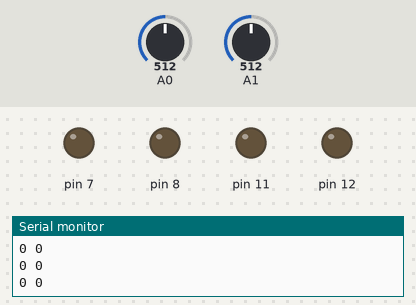
The sketch below on a simulated Arduino Uno, built with avr-gcc and run on an emulated ATmega328P. On the bench: output pins drawn as LEDs (lit = HIGH), the last lines printed to the serial monitor. The test bench sets the inputs (shaded band); at power-on: A0 = 512, A1 = 512.

Above: at 3.2 s.
3.3 s: A0 set to 716
At 3.9 s:
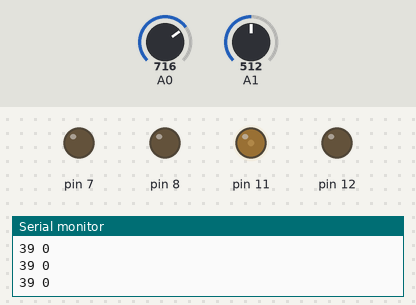
4.8 s: A1 set to 716
At 6.0 s:
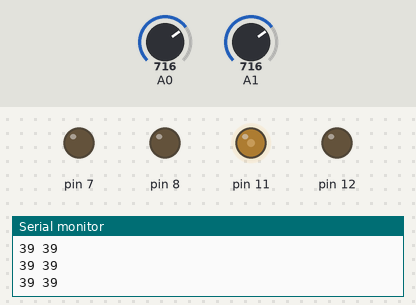
6.3 s: A1 set to 511
At 7.5 s:
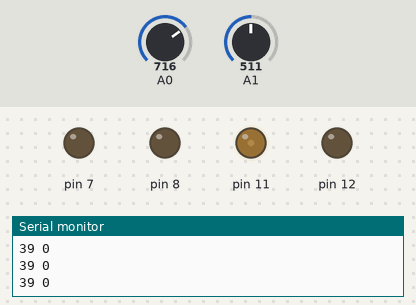
7.8 s: A0 set to 900
At 8.6 s:
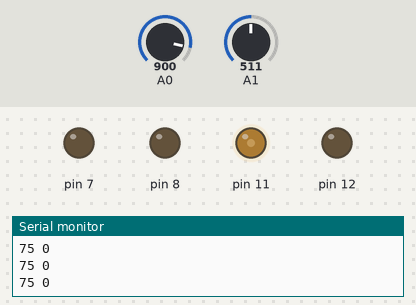
Timing chart, 0 to 10.3 s (numbered marks = the images above; inputs shaded):
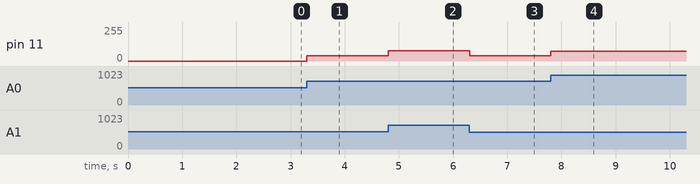

The sketch:

rc_control.ino
```cpp
#include "Joystick.h"
#include "Motor2PWM.h"

// maxPWM not 255 because DBH-12V motor driver requires <98% demand cycle
#define maxPWM 100
Joystick jsA(A0, maxPWM);
Joystick jsB(A1, maxPWM);

Motor motorA(11, 12, maxPWM);
Motor motorB(7, 8, maxPWM);

void setup() {
  Serial.begin(9600);
  //while(!Serial);

  Serial.println(jsA.calibrate());
  Serial.println(jsB.calibrate());
  delay(500);
  motorA.drive(0);
  motorB.drive(0);
  delay(500);

}

void loop() {
  int straight = jsA.read();
  int turn = jsB.read();

  motorA.drive(straight + turn);
  motorB.drive(straight - turn);

  Serial.println(String(straight) + ' ' + String(turn));
}
```

Joystick.cpp
```cpp
#include "Arduino.h"
#include "Joystick.h"

Joystick::Joystick(int pin, int max) {
  this->pin = pin;
  pinMode(pin, INPUT);

  this->idle = 513;
  this->tally = 0;
  this->max = max;
  this->rate = .05;
}

int Joystick::calibrate(int reps) {
  if(reps < 1)
    return -1;

  int sum = 0;
  for(int i=0; i<reps; i++) {
    sum += analogRead(pin);
    delay(100);
  }

  return idle = sum/reps;
}

float Joystick::read() {
  return (analogRead(pin) - idle)/513.*max;
}

float Joystick::total() {
  float val = rate*this->read();
  if(abs(val) > rate*.1) {
    tally += val;
    if(abs(tally) > max)
      tally = tally/abs(tally) * max;
  }

  return tally;
}

void Joystick::setMax(float max) {
  this->max = max;
}

void Joystick::setRate(float rate) {
  this->rate = rate;
}

int Joystick::getIdle() {
  return idle;
}
```

Joystick.h
```cpp
#ifndef Joystick_h
#define Joystick_h
#include "Arduino.h"

class Joystick {
public:
  Joystick(int pin, int max = 100);

  // Run once in setup
  int calibrate(int reps = 5);

  // Returns -max to max based on current joystick measurement
  float read();

  // Returns -max to max based on summed joystick measurement. Must be run consistently to keep tally
  float total();

  void setMax(float max);
  void setRate(float rate);
  int getIdle();

private:
  int pin;
  int idle;
  float tally;
  float max;
  float rate;
};

#endif
```

Motor2PWM.cpp
```cpp
#include "Arduino.h"
#include "Motor2PWM.h"

Motor::Motor(int PWM1, int PWM2, int maxPWM) {
  // Pins
  this->PWM1 = PWM1;
  this->PWM2 = PWM2;

  this->maxPWM = maxPWM;

  pinMode(PWM1, OUTPUT);
  pinMode(PWM2, OUTPUT);

  // Initial Direction, Power
  this->PWM = PWM1;
  //analogWrite(PWM, 0); // This line ensures cosntant 0 PWM output on nano 33 ble, not sure why
}

void Motor::setPWM(int newPWM){
  analogWrite(PWM, min(abs(newPWM), maxPWM));
}

void Motor::run(int time){
  delay(time);
  analogWrite(PWM, 0);
}

void Motor::toggleDir(){
  if(PWM==PWM1)
    writeDir(0);
  else
    writeDir(1);
}

void Motor::setDir(bool newDir) {
  if((PWM==PWM1) != newDir)
      if(newDir)
        writeDir(1);
      else
        writeDir(0);
}

void Motor::drive(int target) {
  this->setDir(target>0);
  this->setPWM(min(abs(target), maxPWM));
}

void Motor::writeDir(bool dir) {
  if(dir) {
    PWM = PWM1;
    analogWrite(PWM2, 0);
  }
  else {
    PWM = PWM2;
    analogWrite(PWM1, 0);
  }
}
```

Motor2PWM.h
```cpp
#ifndef Motor2PWM_h
#define Motor2PWM_h
#include "Arduino.h"

class Motor {
public:
  Motor(int PWM1, int PWM2, int maxPWM = 255); // Constructor

  void setPWM(int newPWM);
  void run(int time);
  void toggleDir();
  void setDir(bool newDir);

  // Expects +/- PWM inputs, for open-loop control
  void drive(int target);

private:
  // Pins
  int PWM1, PWM2, PWM;

  int maxPWM;

  void writeDir(bool dir);
};

#endif
```

Measured:
- after the input at 3.3 s, pin 11: 0/255 → 39/255 at once
- after the input at 4.8 s, pin 11: 39/255 → 78/255 at once
- after the input at 6.3 s, pin 11: 78/255 → 39/255 at once
- after the input at 7.8 s, pin 11: 39/255 → 75/255 at once
